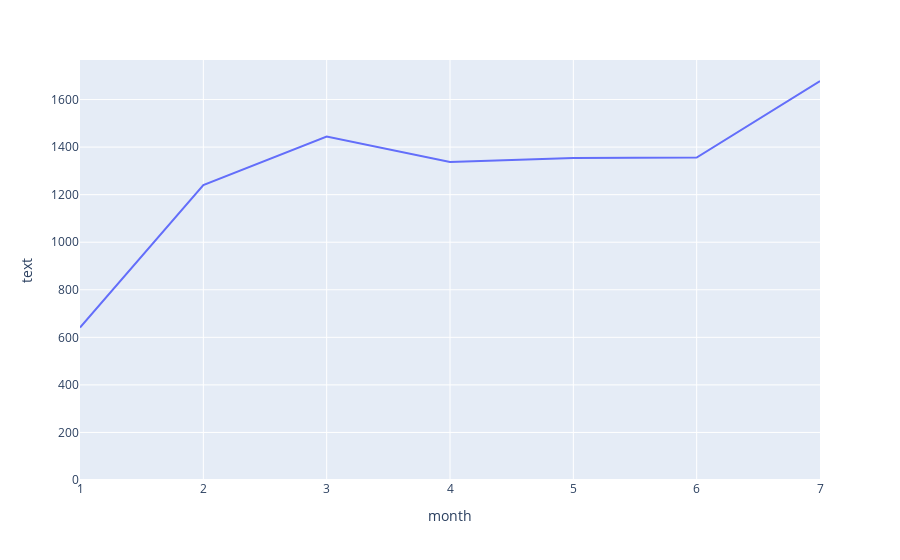
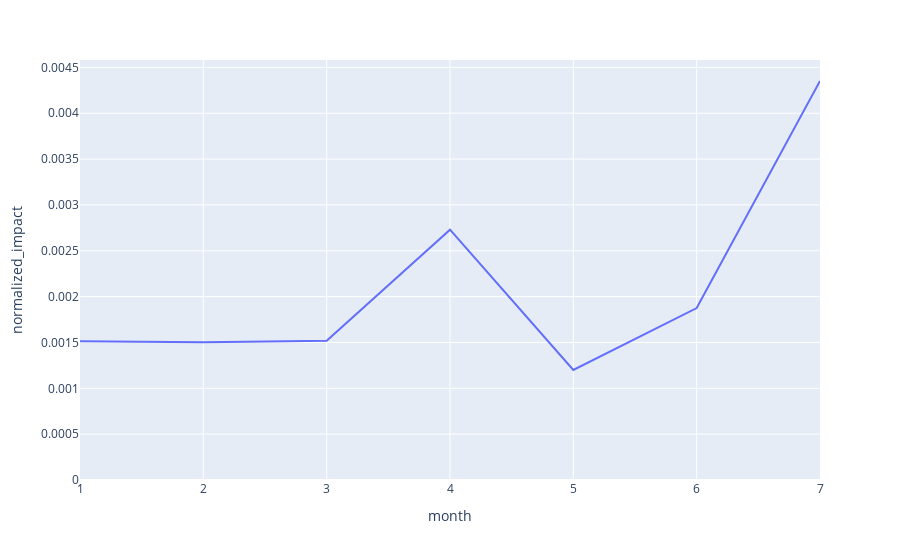

Notebook code cell kept with these figures, in order:
### Markdown cell above
### Exploring effects of high impact tweets on number of tweets

### Code cell
## Lets also see if there if a high impact tweet has relation ship on number of tweets

total_tweets = tweets.sort_values(by=["month","day","time"]).groupby(["month"], as_index=False)["text"].count()

total_tweets_fig = px.line(total_tweets, x="month", y="text")
total_tweets_fig.update_yaxes(rangemode="tozero")
total_tweets_fig.update_xaxes(dtick=1)
total_tweets_fig.show()



## Lets map impacts to this tweets
total_tweets_impact = tweets.sort_values(by=["month","day","time"]).groupby(["month"], as_index=False)["normalized_impact"].mean()
total_tweets_impact_fig = px.line(total_tweets_impact, x="month", y="normalized_impact")

total_tweets_impact_fig.update_yaxes(rangemode="tozero")
total_tweets_impact_fig.update_xaxes(dtick=1)
total_tweets_impact_fig.show()

### Figure 1 — Plotly figure (JSON) as saved in the notebook; plotly's stock layout.template omitted (floating-point values rounded to 4 significant figures)
{"data": [{"hovertemplate": "month=%{x}<br>text=%{y}<extra></extra>", "legendgroup": "", "line": {"color": "#636efa", "dash": "solid"}, "marker": {"symbol": "circle"}, "mode": "lines", "name": "", "orientation": "v", "showlegend": false, "type": "scatter", "x": [1, 2, 3, 4, 5, 6, 7], "xaxis": "x", "y": [641, 1240, 1444, 1337, 1354, 1356, 1678], "yaxis": "y"}], "layout": {"legend": {"tracegroupgap": 0}, "margin": {"t": 60}, "xaxis": {"anchor": "y", "domain": [0, 1], "dtick": 1, "title": {"text": "month"}}, "yaxis": {"anchor": "x", "domain": [0, 1], "rangemode": "tozero", "title": {"text": "text"}}}}

### Figure 2 — Plotly figure (JSON) as saved in the notebook; plotly's stock layout.template omitted (floating-point values rounded to 4 significant figures)
{"data": [{"hovertemplate": "month=%{x}<br>normalized_impact=%{y}<extra></extra>", "legendgroup": "", "line": {"color": "#636efa", "dash": "solid"}, "marker": {"symbol": "circle"}, "mode": "lines", "name": "", "orientation": "v", "showlegend": false, "type": "scatter", "x": [1, 2, 3, 4, 5, 6, 7], "xaxis": "x", "y": [0.001513, 0.001501, 0.001519, 0.00273, 0.0012, 0.001875, 0.004351], "yaxis": "y"}], "layout": {"legend": {"tracegroupgap": 0}, "margin": {"t": 60}, "xaxis": {"anchor": "y", "domain": [0, 1], "dtick": 1, "title": {"text": "month"}}, "yaxis": {"anchor": "x", "domain": [0, 1], "rangemode": "tozero", "title": {"text": "normalized_impact"}}}}
